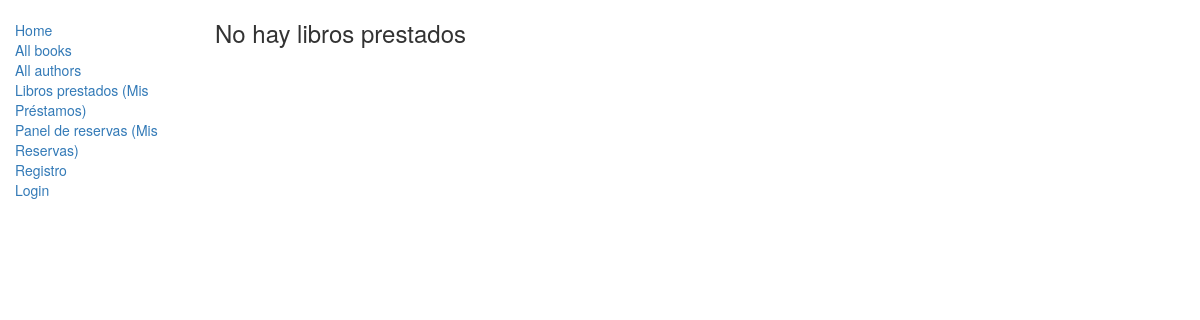
/catalog/ejemplaresDisponibles/, run on an earlier commit of the app's database.
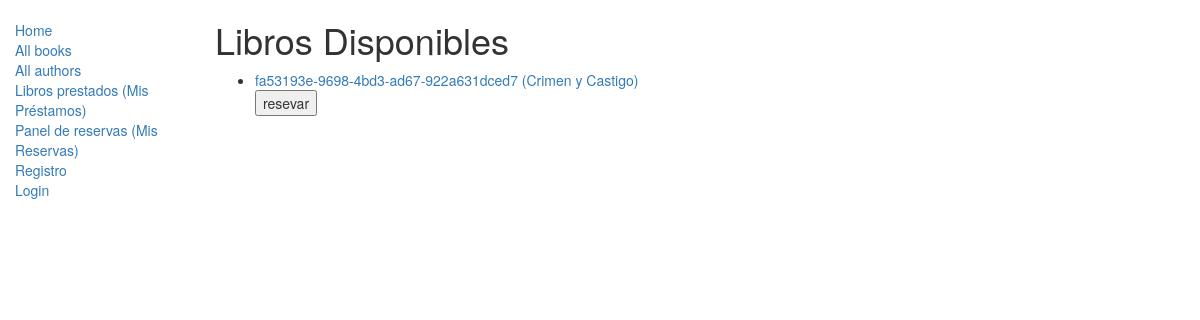
And on a later commit of the database.
### catalog/models.py (models this page shows, shortened)
class BookInstance(models.Model):
    id = models.UUIDField(primary_key = True, default=uuid.uuid4,help_text="id unico del ejemplar en toda la biblioteca")
    imprent = models.CharField(max_length= 200, help_text="Introduce el nombre de la editorial")
    due_back = models.DateField(null=True,blank = True)
    loan_status =(
            ("m","Maintenance"),
            ("o","on loan"),
            ("a","available"),
            ("r","reserverd")
        )
    pdf = models.FileField(upload_to="pdfs/", null=True, blank=True)
    video = models.FileField(upload_to="videos/", null=True , blank = True)
    book = models.ForeignKey(Book,on_delete = models.SET_NULL, null = True)
    lenguaje = models.ForeignKey("Language", on_delete = models.SET_NULL , null = True)
    status = models.CharField(max_length = 1, choices = loan_status, blank = True, default = "m",help_text = "Disponibilidad d del ejemplar")
    lector = models.ForeignKey("lector", on_delete= models.SET_NULL, null=True )
    portada = models.ImageField(upload_to="portadas/", null=True , blank=True)
    reservadores = models.ManyToManyField(
        "lector",
        through='Reservation',
        related_name='reservas'
    )
    class Meta:
        ordering = ["due_back"]
    def __str__(self):
        return "%s  (%s)" % (self.id,self.book.title)

class Book(models.Model):
    title = models.CharField(max_length = 200, help_text= "Introduce el nombre del libro")
    author = models.ForeignKey("Author",on_delete = models.SET_NULL, null= True)
    summary = models.TextField(max_length = 1000 , help_text = "ingrese una breve descripcion del libro")
    genre = models.ManyToManyField(Genre,help_text = "Selecciona un genero")
    def display_genre(self):
        """
           crea un string para el admin
        """
        return " ".join([genre.name for genre in self.genre.all()])
    display_genre.shortDescription = "Genre"
    isbn = models.CharField("ISBN",max_length = 13,help_text = "13 Caracteres <a href='https://www.isbn-international.org/content/what-isbn'ISBN number</a>")

### catalog/views.py (the view)
# urls.py: path("ejemplaresDisponibles/",views.EjemplaresDisponibles.as_view(), name="ejemplaresDisp"),
class EjemplaresDisponibles(generic.ListView):
    model = BookInstance
    template_name = "catalog/ejemplaresDisponibles.html"
    paginate_by = 3
    def get_queryset(self):
        lector1 = lector.objects.filter(nombre__exact = self.request.user.username).first()
        reservas_usuario = Reservation.objects.filter(usuario_reservador=lector1).values_list('book_instance__pk', flat=True)
        return super().get_queryset().filter(status__exact = "a" ).exclude(pk__in = reservas_usuario)

### catalog/templates/catalog/ejemplaresDisponibles.html (shortened to what this page needs)
{%extends "base_generic.html" %}
{%block content%}
{%if object_list%}
<h1> Libros Disponibles </h1>
<ul>
 {%for i in object_list %}
<li><a href="{% url 'prestar' i.pk %}">{{ i }} </a></li> <form action="{% url 'gestionReserva' i.pk %}" method="post">
    <input type="submit"  name="reservar" value="resevar">
</form>
 {%endfor%}
</ul>
{%else%}
<h3> No hay libros prestados </h3>
{%endif%}
{%endblock%}

What changed in the data, as far as the page shows it:
now on this page (row edited): BookInstance: id+book "fa53193e-9698-4bd3-ad67-922a631dced7 (Crimen y Castigo)"
Also different on the page:
text no longer shown: "No hay libros prestados"
text now shown: "Libros Disponibles"
